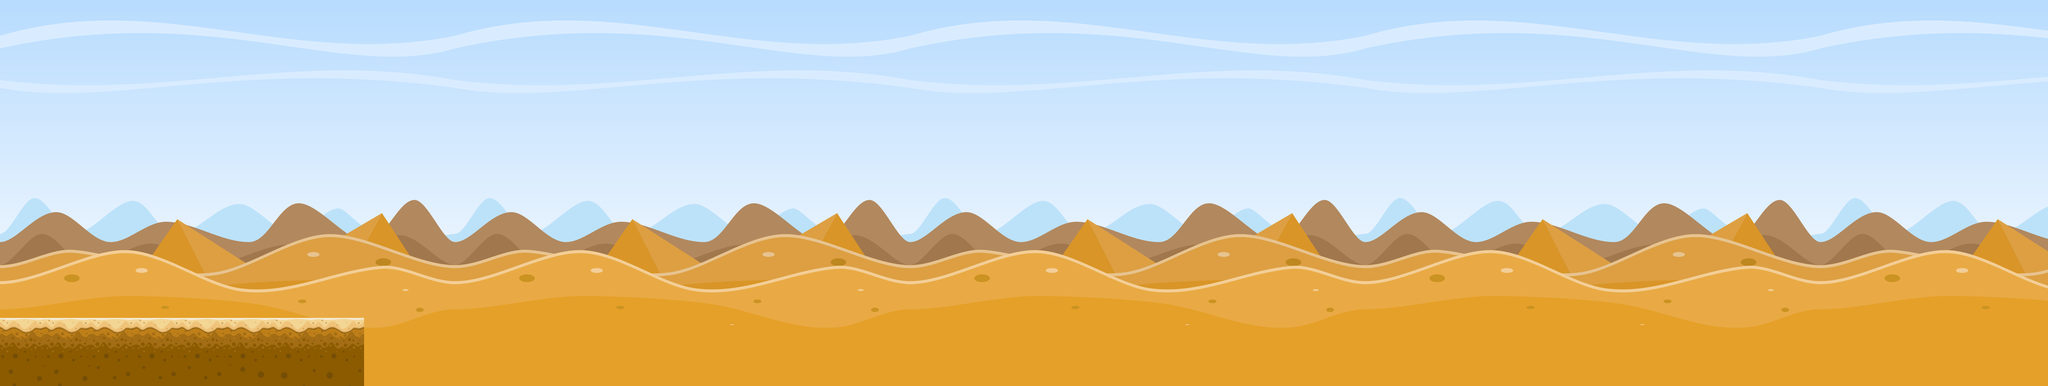

This game map was drawn from its Tiled (.tmx) file and the tilesets committed beside it. A one-line description and the trimmed map source follow:
An orthogonal 180x34 tile map with 32x32 px tiles, 2 tile layers (BG, tiles), 3 tilesets and 2 objects (wall, player).

<map version="1.4" tiledversion="1.4.3" orientation="orthogonal" renderorder="right-down" width="180" height="34" tilewidth="32" tileheight="32" infinite="0" nextlayerid="5" nextobjectid="4">
 <tileset firstgid="1" name="BG" tilewidth="32" tileheight="32" tilecount="1200" columns="40">
  <image source="../tiles/desert/BG.png" width="1280" height="960" />
 </tileset>
 <tileset firstgid="1201" name="2" tilewidth="32" tileheight="32" tilecount="16" columns="4">
  <image source="../tiles/desert/Tile/2.png" width="128" height="128" />
 </tileset>
 <tileset firstgid="1217" name="5" tilewidth="32" tileheight="32" tilecount="16" columns="4">
  <image source="../tiles/desert/Tile/5.png" width="128" height="128" />
 </tileset>
 <layer id="1" name="BG" width="180" height="34">
  <data>[6120 cells, 6120 non-empty, 1200 distinct tile ids]</data>
 </layer>
 <layer id="2" name="tiles" width="180" height="34">
  <data>[6120 cells, 192 non-empty, 32 distinct tile ids]</data>
 </layer>
 <objectgroup id="3" name="obstackles">
  <object id="3" name="wall" x="1.33333" y="897.333" width="1024" height="190.667" />
 </objectgroup>
 <objectgroup id="4" name="spawns">
  <object id="2" name="player" x="194.667" y="248" width="109.333" height="178.667" />
 </objectgroup>
</map>
